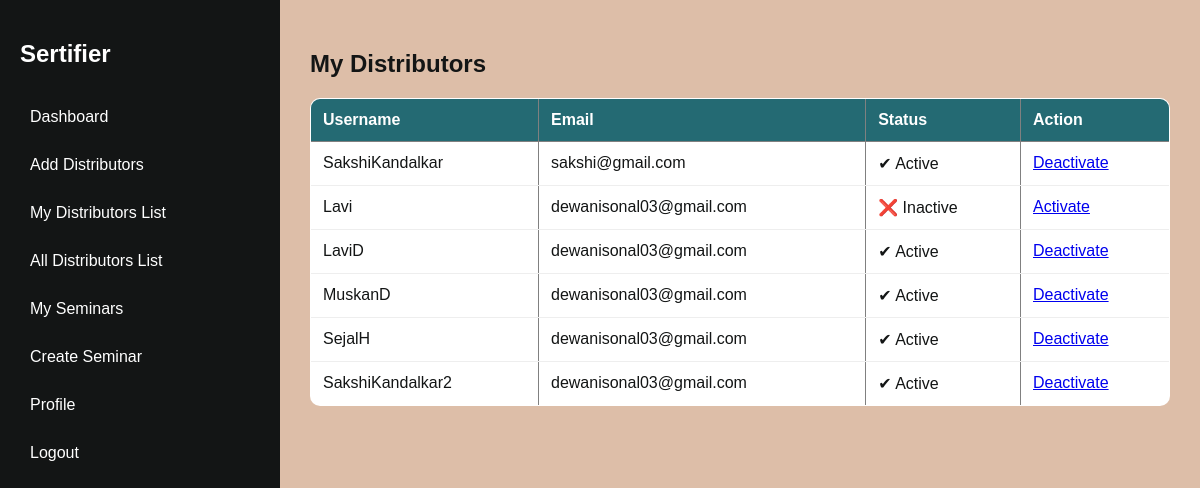
/distributors/ (signed in), run on the app's committed database.
### User/models.py (models this page shows, shortened)
class CustomUser(AbstractUser):
    ROLE_CHOICES = (
        ('admin', 'Admin'),
        ('manager', 'Manager'),
        ('distributor', 'Distributor'),
    )
    role = models.CharField(max_length=20, choices=ROLE_CHOICES)
    phone = models.CharField(max_length=15, blank=True, null=True)

### User/decorators.py (the view)
        def wrapper(request, *args, **kwargs):
            if request.user.role in allowed_roles:
                return view_func(request, *args, **kwargs)
            return redirect('dashboard')

### User/views.py (called while the page is built)
@login_required
@role_required(['manager'])
def distributors_list(request):
    relations = UserRelation.objects.filter(manager=request.user)
    distributors = [r.distributor for r in relations]
    return render(
        request,
        'distributors_list.html',
        {
            'distributors': distributors
        }
    )

### User/templates/distributors_list.html
{% extends 'base.html' %}
{% block content %}
<h2>My Distributors</h2>
<table border="1">
    <tr>
        <th>Username</th>
        <th>Email</th>
        <th>Status</th>
        <th>Action</th>
    </tr>
    {% for d in distributors %}
    <tr>
        <td>{{ d.username }}</td>
        <td>{{ d.email }}</td>
        <td>
            {% if d.is_active %}
                ✔ Active
            {% else %}
                ❌ Inactive
            {% endif %}
        </td>
        <td>
            <a href="{% url 'toggle_user_status' d.id %}">
                {% if d.is_active %}
                    Deactivate
                {% else %}
                    Activate
                {% endif %}
            </a>
        </td>
    </tr>
    {% endfor %}
</table>
{% endblock %}

### User/templates/base.html (shortened to what this page needs)
<!DOCTYPE html>
{% load static %}
<html>
<head>
    <link rel="stylesheet" href="{% static 'css/style.css' %}">
</head>
<body>
{% if user.is_authenticated %}
<div class="layout">
    <div class="sidebar">
        <h2>Sertifier</h2>
        <a href="{% url 'dashboard' %}">Dashboard</a>
        {% if user.role == 'manager' %}
            <a href="{% url 'create_user' %}">Add Distributors</a>
            <a href="{% url 'distributors_list' %}">My Distributors List</a>
            <a href="{% url 'all_distributors' %}">All Distributors List</a>
            <a href="{% url 'manager_seminars' %}" >My Seminars</a>
            <a href="{% url 'create_seminar' %}">Create Seminar</a>
             <a href="{% url 'profile' %}">Profile</a>
        {% endif %}
        <a href="{% url 'logout' %}">Logout</a>
    </div>
    <div class="main">
{% endif %}
{% block content %}{% endblock %}
{% if user.is_authenticated %}
    </div>
</div>
{% endif %}
</body>
</html>

### User/static/css/style.css (style rules this page uses)
:root { --primary: #131515; --secondary: #246a73; --accent: #368f8b; --muted: #f3dfc1; --bg: #ddbea8; --white: #ffffff; }
body { margin: 0; font-family: 'Poppins', sans-serif; background-color: var(--bg); color: var(--primary); }
.layout { display: flex; min-height: 100vh; }
.sidebar { width: 240px; background: var(--primary); color: var(--white); padding: 20px; }
.sidebar h2 { margin-bottom: 30px; }
.sidebar a { display: block; color: var(--white); text-decoration: none; padding: 10px; margin-bottom: 10px; border-radius: 6px; }
.main { flex: 1; padding: 30px; }
table { width: 100%; border-collapse: collapse; background: var(--white); border-radius: 10px; overflow: hidden; }
table th { background: var(--secondary); color: var(--white); padding: 12px; text-align:left; }
table td { padding: 12px; border-bottom: 1px solid #eee; }

### data on the page
CustomUser: username "SakshiKandalkar", email "sakshi@gmail.com", is_active "✔ Active"
CustomUser: username "Lavi", email "dewanisonal03@gmail.com", is_active "❌ Inactive"
CustomUser: username "LaviD", email "dewanisonal03@gmail.com", is_active "✔ Active"
CustomUser: username "MuskanD", email "dewanisonal03@gmail.com", is_active "✔ Active"
CustomUser: username "SejalH", email "dewanisonal03@gmail.com", is_active "✔ Active"
CustomUser: username "SakshiKandalkar2", email "dewanisonal03@gmail.com", is_active "✔ Active"
